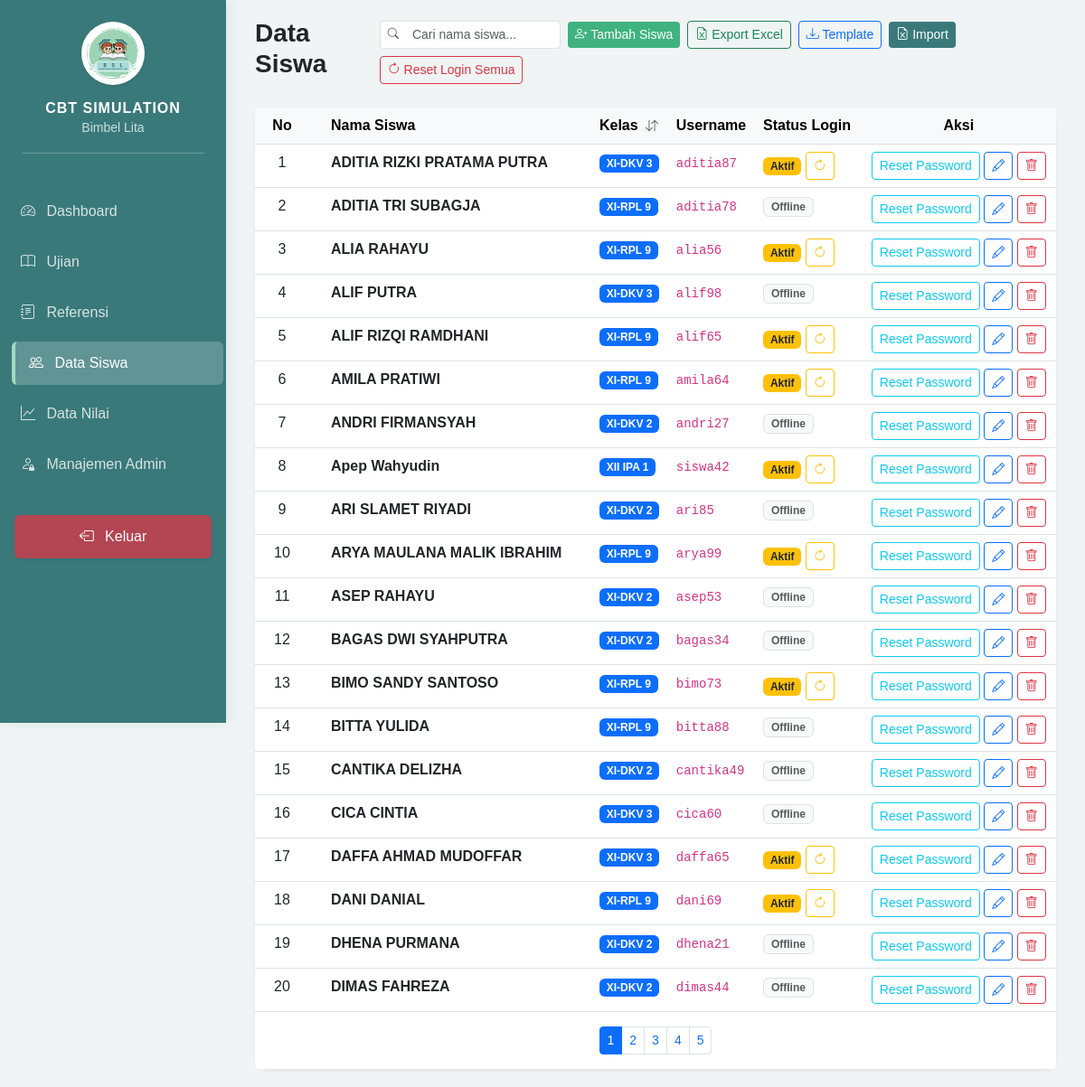
The page /admin/dashboard.php?page=students (signed in) on the database its author committed.
### tables this page shows
CREATE TABLE `students` (
  `id` int NOT NULL,
  `username` varchar(50) NOT NULL,
  `password` varchar(255) NOT NULL,
  `full_name` varchar(100) DEFAULT NULL,
  `class` varchar(50) DEFAULT NULL,
  `is_logged_in` tinyint(1) DEFAULT '0',
  `last_login` datetime DEFAULT NULL,
  `created_at` timestamp NULL DEFAULT CURRENT_TIMESTAMP
);

### admin/modules/students/index.php (the view, shortened to what this page needs)
<?php
require_once '../config/database.php';
$stmt = $pdo->query("SELECT * FROM students ORDER BY full_name ASC");
$students = $stmt->fetchAll();
$nomor = 0;
?>
<div class="d-flex justify-content-between align-items-center mb-4">
    <h3 class="fw-bold">Data Siswa</h3>
    <div class="d-flex gap-2 align-items-center flex-wrap">
        <div class="input-group input-group-sm" style="width: 200px;">
            <span class="input-group-text bg-white border-end-0"><i class="bi bi-search text-muted small"></i></span>
            <input type="text" id="searchInput" class="form-control form-control-sm border-start-0" placeholder="Cari nama siswa...">
        </div>
        <button class="btn btn-sm btn-success" data-bs-toggle="modal" data-bs-target="#addSingleModal">
            <i class="bi bi-person-plus"></i> Tambah Siswa
        </button>
        <a href="modules/students/export.php" class="btn btn-sm btn-outline-success">
            <i class="bi bi-file-earmark-excel"></i> Export Excel
        </a>
        <button class="btn btn-sm btn-outline-primary" onclick="location.href='modules/students/download_template.php'">
            <i class="bi bi-download"></i> Template
        </button>
        <button class="btn btn-sm btn-primary" data-bs-toggle="modal" data-bs-target="#importModal">
            <i class="bi bi-file-earmark-excel"></i> Import
        </button>
        <a href="modules/students/process.php?action=reset_all_login" class="btn btn-sm btn-outline-danger"
           onclick="return confirm('Reset status login SEMUA siswa? Semua sesi aktif siswa akan diakhiri.')">
            <i class="bi bi-arrow-clockwise"></i> Reset Login Semua
        </a>
    </div>
</div>
<div class="card border-0 shadow-sm">
    <div class="card-body p-0">
        <div class="table-responsive">
            <table class="table table-hover mb-0" id="studentTable">
                <thead class="table-light">
                    <tr>
                        <th style="width: 60px;" class="text-center">No</th>
                        <th class="px-4">Nama Siswa</th>
                        <th style="cursor: pointer;" id="sortClass">
                            Kelas <i class="bi bi-arrow-down-up ms-1 small text-muted"></i>
                        </th>
                        <th>Username</th>
                        <th>Status Login</th>
                        <th class="text-center">Aksi</th>
                    </tr>
                </thead>
                <tbody id="tableBody">
                    <?php foreach ($students as $s): $nomor++; ?>
                    <tr class="student-row">
                        <td class="text-center nomor-urut"><?= $nomor ?></td>
                        <td class="px-4 fw-bold student-name"><?= htmlspecialchars($s['full_name']) ?></td>
                        <td><span class="badge bg-primary student-class"><?= htmlspecialchars($s['class'] ?? '-') ?></span></td>
                        <td><code><?= htmlspecialchars($s['username']) ?></code></td>
                        <td>
                            <?php if ($s['is_logged_in']): ?>
                                <span class="badge bg-warning text-dark">Aktif</span>
                                <a onclick="return confirm('Reset login siswa ini?')" href="modules/students/process.php?action=reset_login&id=<?= $s['id'] ?>" class="btn btn-sm btn-outline-warning" title="Reset Login Session">
                                    <i class="bi bi-arrow-clockwise"></i>
                                </a>
                            <?php else: ?>
                                <span class="badge bg-light text-muted border">Offline</span>
                            <?php endif; ?>
                        </td>
                        <td class="text-center">
                            <a href="modules/students/process.php?action=reset_password&id=<?= $s['id'] ?>" class="btn btn-sm btn-outline-info" title="Reset Password ke 123456" onclick="return confirm('Reset password siswa ini menjadi 123456?')">
                                Reset Password
                            </a>
                            <button class="btn btn-sm btn-outline-primary edit-btn"
                                    data-id="<?= $s['id'] ?>"
                                    data-name="<?= htmlspecialchars($s['full_name']) ?>"
                                    data-class="<?= htmlspecialchars($s['class'] ?? '') ?>"
                                    data-bs-toggle="modal"
                                    data-bs-target="#editModal"
                                    title="Edit Data">
                                <i class="bi bi-pencil"></i>
                            </button>
                            <a href="modules/students/process.php?action=delete&id=<?= $s['id'] ?>" class="btn btn-sm btn-outline-danger" onclick="return confirm('Hapus siswa ini?')">
                                <i class="bi bi-trash"></i>
                            </a>
                        </td>
                    </tr>
                    <?php endforeach; ?>
                </tbody>
            </table>
        </div>
    </div>
    <div class="card-footer bg-white border-0 py-3">
        <nav>
            <ul class="pagination pagination-sm justify-content-center mb-0" id="paginationControls"></ul>
        </nav>
    </div>
</div>

### includes/header.php (style rules this page uses)
:root { --sidebar-width: 250px; --primary-teal: #3a797a; --mint-green: #a2d9c1; --mint-light: #f0fdf4; }
body { background-color: #f0f4f4; font-family: 'Poppins', sans-serif; }
.card { border-radius: 15px; border: none; box-shadow: 0 5px 15px rgba(0,0,0,0.05); }
.btn-success { background-color: #3fb27f; border: none; }
.btn-primary { background-color: var(--primary-teal); border: none; }

### rows shown on the page
students: full_name "ADITIA RIZKI PRATAMA PUTRA", class "XI-DKV 3", username "aditia87"
students: full_name "ADITIA TRI SUBAGJA", class "XI-RPL 9", username "aditia78", is_logged_in "Offline"
students: full_name "ALIA RAHAYU", class "XI-RPL 9", username "alia56"
students: full_name "ALIF PUTRA", class "XI-DKV 3", username "alif98", is_logged_in "Offline"
students: full_name "ALIF RIZQI RAMDHANI", class "XI-RPL 9", username "alif65"
students: full_name "AMILA PRATIWI", class "XI-RPL 9", username "amila64"
students: full_name "ANDRI FIRMANSYAH", class "XI-DKV 2", username "andri27", is_logged_in "Offline"
students: full_name "Apep Wahyudin", class "XII IPA 1", username "siswa42"
students: full_name "ARI SLAMET RIYADI", class "XI-DKV 2", username "ari85", is_logged_in "Offline"
students: full_name "ARYA MAULANA MALIK IBRAHIM", class "XI-RPL 9", username "arya99"
students: full_name "ASEP RAHAYU", class "XI-DKV 2", username "asep53", is_logged_in "Offline"
students: full_name "BAGAS DWI SYAHPUTRA", class "XI-DKV 2", username "bagas34", is_logged_in "Offline"
students: full_name "BIMO SANDY SANTOSO", class "XI-RPL 9", username "bimo73"
students: full_name "BITTA YULIDA", class "XI-RPL 9", username "bitta88", is_logged_in "Offline"
students: full_name "CANTIKA DELIZHA", class "XI-DKV 2", username "cantika49", is_logged_in "Offline"
students: full_name "CICA CINTIA", class "XI-DKV 3", username "cica60", is_logged_in "Offline"
students: full_name "DAFFA AHMAD MUDOFFAR", class "XI-DKV 3", username "daffa65"
students: full_name "DANI DANIAL", class "XI-RPL 9", username "dani69"
students: full_name "DHENA PURMANA", class "XI-DKV 2", username "dhena21", is_logged_in "Offline"
students: full_name "DIMAS FAHREZA", class "XI-DKV 2", username "dimas44", is_logged_in "Offline"
